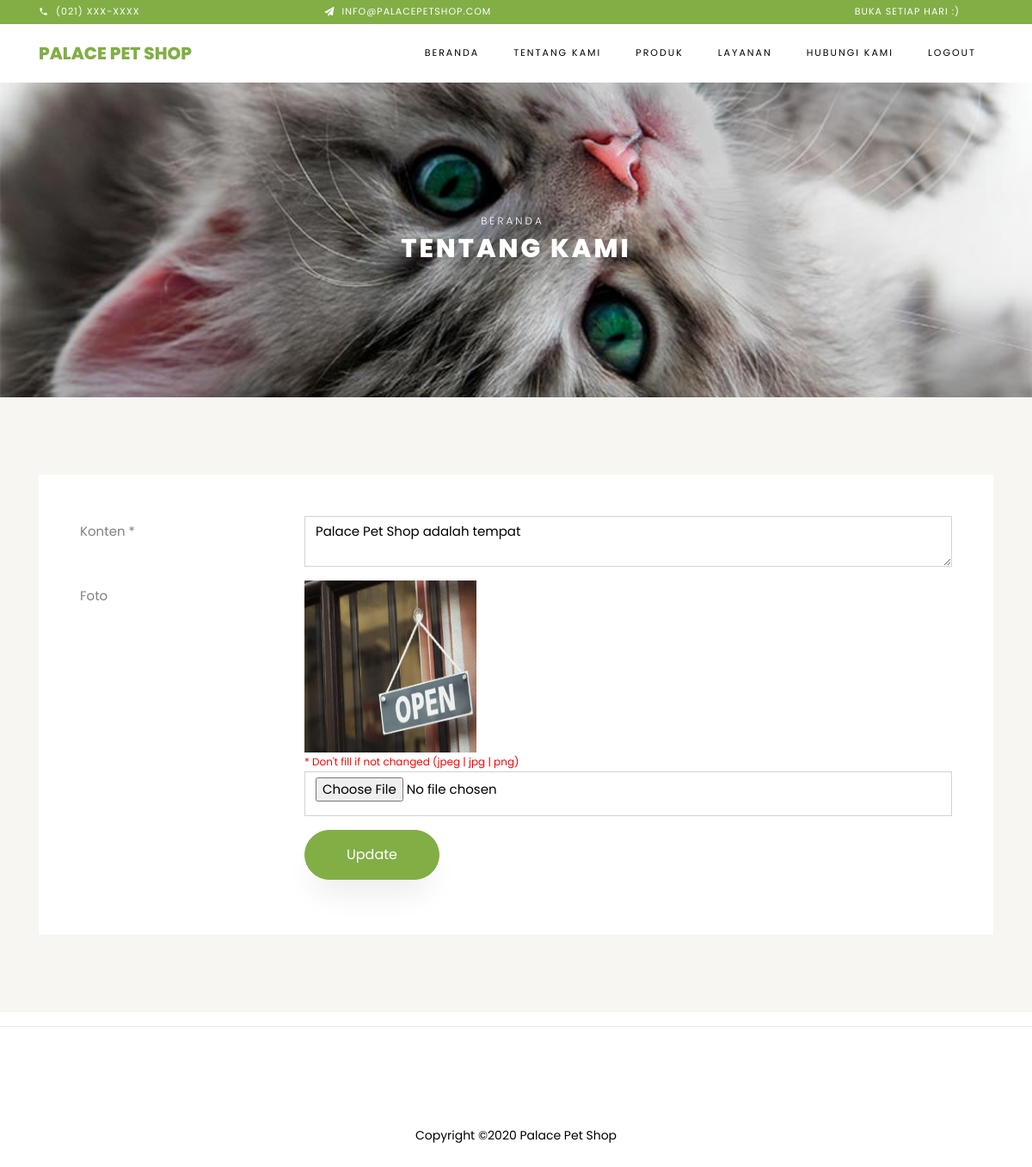
Screenshot of /index.php/about/edit with the database file from the repository.
### tables this page shows
CREATE TABLE IF NOT EXISTS `about` (
  `id` int(11) NOT NULL AUTO_INCREMENT,
  `content` text NOT NULL,
  `image` text NOT NULL,
  `updated_date` timestamp NOT NULL DEFAULT CURRENT_TIMESTAMP ON UPDATE CURRENT_TIMESTAMP,
  PRIMARY KEY (`id`)
);

### application/controllers/About.php (called while the page is built, shortened)
<?php
class About extends CI_Controller {
    public function __construct()
    {
        $this->load->model('m_services');
    }
    public function edit()
    {
        $rec = $this->m_services->getAbout();
        $data = array(
            'view'          => 'about/edit',
            'title'         => 'Tentang Kami',
            'rec'           => $rec,
        );
        $this->load->view('layout/backend', $data);
    }
}

### index.php (called while the page is built, shortened)
<?php
require_once BASEPATH.'core/CodeIgniter.php';

### application/models/M_services.php (called while the page is built, shortened)
<?php if ( ! defined('BASEPATH')) exit('No direct script access allowed');
class M_services extends CI_Model
{
    function getAbout()
    {
        $this->db->distinct();
        $this->db->select("*");
        $this->db->from('about');
        $this->db->where("id", 1);
        $rec = $this->db->get();
        if ($rec->num_rows() > 0)
            return $rec->row();
        else
            return null;
    }
}

### application/views/about/edit.php (the view, shortened to what this page needs)
<div class="hero-wrap hero-bread" style="background-image: url('<?php echo base_url().'assets/'; ?>images/single-product.jpg');">
    <div class="container">
    <div class="row no-gutters slider-text align-items-center justify-content-center">
        <div class="col-md-9 ftco-animate text-center">
        <p class="breadcrumbs"><span class="mr-2"><a href="<?php echo base_url(); ?>">Beranda</a></span></p>
        <h1 class="mb-0 bread">Tentang Kami</h1>
        </div>
    </div>
    </div>
</div>
<section class="ftco-section contact-section bg-light">
  <div class="container">
    <div class="row block-9">
      <div class="col-md-12 order-md-last d-flex">
        <form id="form_product" action="<?php echo base_url().'about/edit'; ?>" class="bg-white p-5 contact-form" method="post" enctype="multipart/form-data">
			<div class="form-group row">
				<label class="col-sm-3 col-form-label">Konten *</label>
				<div class="col-sm-9">
            		<textarea class="form-control" id="content" name="content" required><?php echo set_value('content', $rec->content); ?></textarea>
          		</div>
			</div>
			<div class="form-group row">
				<label class="col-sm-3 col-form-label">Foto</label>
				<div class="col-sm-9">
					<img src="<?php echo base_url().'photo/about/'.(($rec->image!=null) ? $rec->image : 'no_picture.jpg'); ?>" width="200px" height="200px">
					<div class="small" style="color:red;">* Don't fill if not changed (jpeg | jpg | png)</div>
            		<input type="file" class="form-control" id="photo" name="photo" accept=".jpg,.jpeg,.png" onchange="validateFileType(this.id)">
          		</div>
			</div>
			<div class="form-group row">
				<label class="col-sm-3 col-form-label"></label>
				<div class="col-sm-9">
            		<input type="submit" id="btnsave" name="btnsave" value="Update" class="btn btn-primary py-3 px-5">
				</div>
          </div>
        </form>
      </div>
    </div>
  </div>
</section>

### rows the page displays
about: content "Palace Pet Shop adalah tempat", image (picture)
